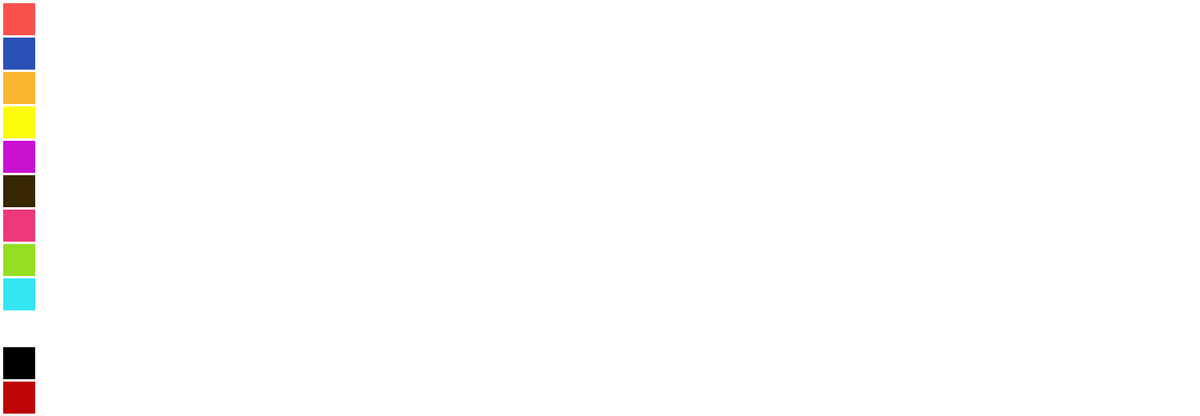
Frame 1 (no input)
Frame 60 (no input): identical to frame 1, image omitted
Frame 120 (the mouse pressed at the canvas centre since frame 60): identical to frame 1, image omitted

The p5.js sketch that drew this single still picture (run headless with seeded random() and noise() and a simulated clock; from frame 60 on, the mouse is pressed at the canvas centre):

// p5.js sketch
// ── sketch.js
//Teodora Alexandrescu
let brushColor;

function setup() {
  createCanvas(1500,520);
  brushColor = color(250,154,229);
}

function draw() {
  noStroke();
  fill(249,82,77);
  square(4,4,40);
  fill(41,81,179);
  square(4,47,40);
  fill(248,182,46);
  square(4,90,40);
  fill(252,251,10);
  square(4,133,40);
  fill(202,17,210);
  square(4,176,40);
  fill(55,39,3);
  square(4,219,40);
  fill(238,56,123);
  square(4,262,40);
  fill(148,223,33);
  square(4,305,40);
  fill(52,229,242);
  square(4,348,40);
  fill(255,255,255);
  square(4,391,40);
  fill(0,0,0);
  square(4,434,40);
  fill(190,4,4);
  square(4,477,40);
}

function mousePressed(){
  console.log("mouse pressed!");
    if(mouseX >= 4 && mouseX <= 4+40) {
      if (mouseY >= 4 && mouseY <= 4+40){
        brushColor = color (249,82,77);
    }else if (mouseY >= 47 && mouseY <= 47+40) {
        brushColor = color (41,81,179);
    }else if (mouseY >= 90 && mouseY <= 90+40) {
        brushColor = color (248,182,46);
    }else if (mouseY >= 133 && mouseY <= 133+40) {
        brushColor = color (252,251,10);
    }else if (mouseY >= 176 && mouseY <= 176+40) {
        brushColor = color (202,17,210);
    }else if (mouseY >= 219 && mouseY <= 219+40) {
        brushColor = color (55,39,3);
    }else if (mouseY >= 262 && mouseY <= 262+40) {
        brushColor = color (238,56,123);
    }else if (mouseY >= 305 && mouseY <= 305+40) {
        brushColor = color (148,223,33);
    }else if (mouseY >= 348 && mouseY <= 348+40) {
        brushColor = color (52,229,242);
    }else if (mouseY >= 391 && mouseY <= 391+40) {
        brushColor = color (255,255,255);
    }else if (mouseY >= 434 && mouseY <= 434+40) {
        brushColor = color (0,0,0);
    }else if (mouseY >= 477 && mouseY <= 477+40) {
        brushColor = color (190,4,4);
    }
  }
}

function mouseDragged() {
  if (mouseX > 53) {
  strokeWeight(12); 
  stroke(brushColor);
  line(pmouseX, pmouseY, mouseX, mouseY);
  }
}
